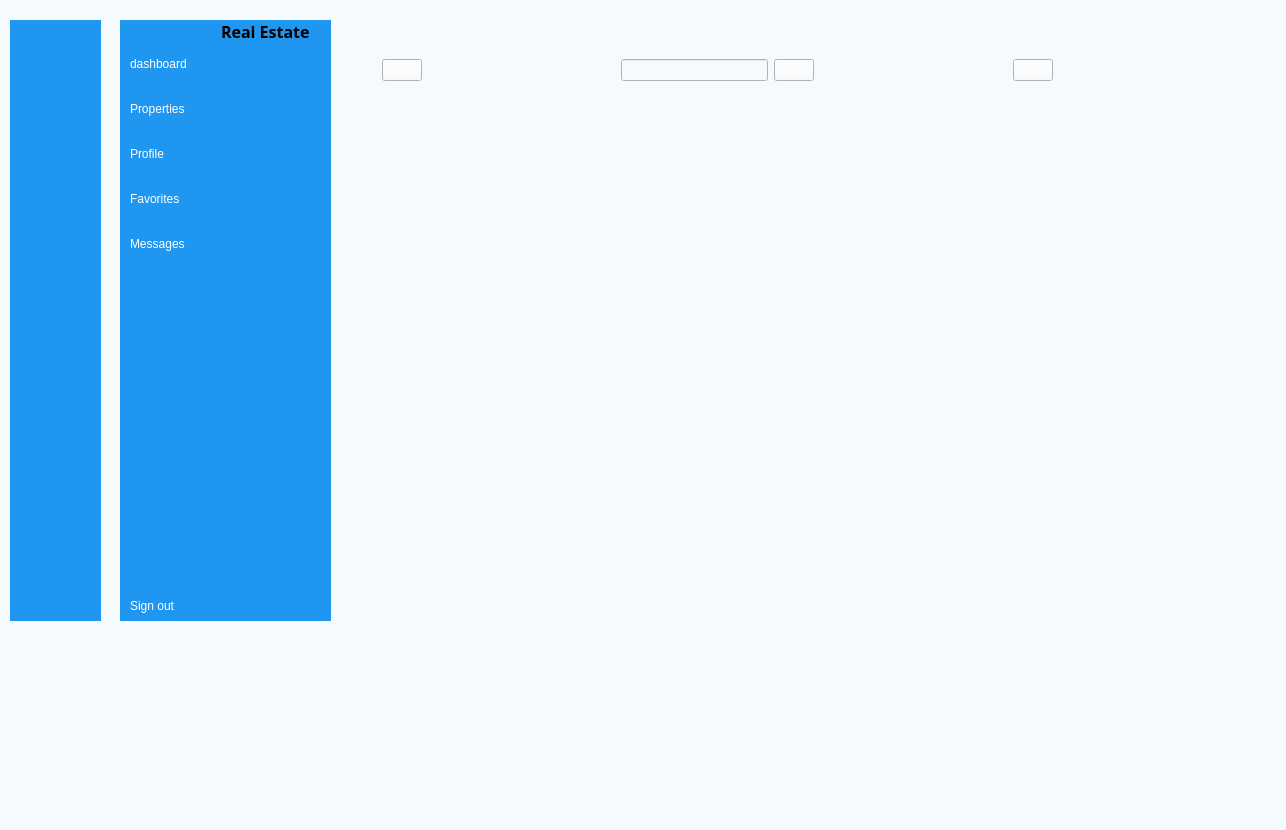
<?xml version="1.0" encoding="UTF-8"?>
<ui version="4.0">
 <class>AgentMenu</class>
 <widget class="QMainWindow" name="AgentMenu">
  <property name="geometry">
   <rect>
    <x>0</x>
    <y>0</y>
    <width>1286</width>
    <height>830</height>
   </rect>
  </property>
  <property name="minimumSize">
   <size>
    <width>1200</width>
    <height>830</height>
   </size>
  </property>
  <property name="windowTitle">
   <string>MainWindow</string>
  </property>
  <property name="styleSheet">
   <string notr="true">background-color: rgb(245, 250, 254);</string>
  </property>
  <widget class="QWidget" name="centralwidget">
   <widget class="QWidget" name="icon_name_widget" native="true">
    <property name="geometry">
     <rect>
      <x>120</x>
      <y>20</y>
      <width>211</width>
      <height>601</height>
     </rect>
    </property>
    <property name="styleSheet">
     <string notr="true">QWidget{
	
	background-color: rgb(31, 150, 239);
}

QPushButton{
	color:white;
	text-align:left;
	height:30px;
	font: 10pt &quot;PT Root UI&quot;;
	border:none;
	padding-left:10px;
}</string>
    </property>
    <layout class="QVBoxLayout" name="verticalLayout_4">
     <property name="rightMargin">
      <number>0</number>
     </property>
     <item>
      <layout class="QHBoxLayout" name="horizontalLayout_2">
       <property name="rightMargin">
        <number>15</number>
       </property>
       <item>
        <widget class="QLabel" name="label_2">
         <property name="text">
          <string/>
         </property>
         <property name="pixmap">
          <pixmap resource="res.qrc">:/white/icons/white/home.svg</pixmap>
         </property>
        </widget>
       </item>
       <item>
        <widget class="QLabel" name="label_3">
         <property name="font">
          <font>
           <family>PT Root UI</family>
           <pointsize>12</pointsize>
           <weight>75</weight>
           <bold>true</bold>
          </font>
         </property>
         <property name="text">
          <string>Real Estate</string>
         </property>
        </widget>
       </item>
      </layout>
     </item>
     <item>
      <layout class="QVBoxLayout" name="verticalLayout_2">
       <property name="spacing">
        <number>15</number>
       </property>
       <item>
        <widget class="QPushButton" name="pushButton_27">
         <property name="text">
          <string>dashboard</string>
         </property>
         <property name="icon">
          <iconset resource="res.qrc">
           <normaloff>:/icons2/icons/icon2/dashboard_white.png</normaloff>:/icons2/icons/icon2/dashboard_white.png</iconset>
         </property>
         <property name="checkable">
          <bool>true</bool>
         </property>
         <property name="autoExclusive">
          <bool>true</bool>
         </property>
        </widget>
       </item>
       <item>
        <widget class="QPushButton" name="pushButton_30">
         <property name="text">
          <string>Properties</string>
         </property>
         <property name="icon">
          <iconset resource="res.qrc">
           <normaloff>:/white/icons/white/search.svg</normaloff>:/white/icons/white/search.svg</iconset>
         </property>
         <property name="checkable">
          <bool>true</bool>
         </property>
         <property name="autoExclusive">
          <bool>true</bool>
         </property>
        </widget>
       </item>
       <item>
        <widget class="QPushButton" name="pushButton_29">
         <property name="text">
          <string>Profile</string>
         </property>
         <property name="icon">
          <iconset resource="res.qrc">
           <normaloff>:/icons2/icons/icon2/profile_white.png</normaloff>:/icons2/icons/icon2/profile_white.png</iconset>
         </property>
         <property name="checkable">
          <bool>true</bool>
         </property>
         <property name="autoExclusive">
          <bool>true</bool>
         </property>
        </widget>
       </item>
       <item>
        <widget class="QPushButton" name="pushButton_28">
         <property name="text">
          <string>Favorites</string>
         </property>
         <property name="icon">
          <iconset resource="res.qrc">
           <normaloff>:/white/icons/white/heart.svg</normaloff>:/white/icons/white/heart.svg</iconset>
         </property>
         <property name="checkable">
          <bool>true</bool>
         </property>
         <property name="autoExclusive">
          <bool>true</bool>
         </property>
        </widget>
       </item>
       <item>
        <widget class="QPushButton" name="pushButton_31">
         <property name="text">
          <string>Messages</string>
         </property>
         <property name="icon">
          <iconset resource="res.qrc">
           <normaloff>:/icons2/icons/icon2/messages_white.png</normaloff>:/icons2/icons/icon2/messages_white.png</iconset>
         </property>
         <property name="checkable">
          <bool>true</bool>
         </property>
         <property name="autoExclusive">
          <bool>true</bool>
         </property>
        </widget>
       </item>
      </layout>
     </item>
     <item>
      <spacer name="verticalSpacer_2">
       <property name="orientation">
        <enum>Qt::Vertical</enum>
       </property>
       <property name="sizeHint" stdset="0">
        <size>
         <width>20</width>
         <height>247</height>
        </size>
       </property>
      </spacer>
     </item>
     <item>
      <widget class="QPushButton" name="pushButton_7">
       <property name="text">
        <string>Sign out</string>
       </property>
       <property name="icon">
        <iconset resource="res.qrc">
         <normaloff>:/icons2/icons/icon2/log_out_white.png</normaloff>:/icons2/icons/icon2/log_out_white.png</iconset>
       </property>
      </widget>
     </item>
    </layout>
   </widget>
   <widget class="QWidget" name="main_menu" native="true">
    <property name="geometry">
     <rect>
      <x>370</x>
      <y>20</y>
      <width>691</width>
      <height>601</height>
     </rect>
    </property>
    <widget class="QWidget" name="header_widget" native="true">
     <property name="geometry">
      <rect>
       <x>12</x>
       <y>10</y>
       <width>671</width>
       <height>81</height>
      </rect>
     </property>
     <layout class="QHBoxLayout" name="horizontalLayout_4">
      <item>
       <widget class="QPushButton" name="pushButton_19">
        <property name="text">
         <string/>
        </property>
        <property name="icon">
         <iconset resource="res.qrc">
          <normaloff>:/icons2/icons/icon2/menu.png</normaloff>:/icons2/icons/icon2/menu.png</iconset>
        </property>
        <property name="checkable">
         <bool>true</bool>
        </property>
       </widget>
      </item>
      <item>
       <spacer name="horizontalSpacer_2">
        <property name="orientation">
         <enum>Qt::Horizontal</enum>
        </property>
        <property name="sizeHint" stdset="0">
         <size>
          <width>168</width>
          <height>20</height>
         </size>
        </property>
       </spacer>
      </item>
      <item>
       <layout class="QHBoxLayout" name="horizontalLayout">
        <item>
         <widget class="QLineEdit" name="lineEdit"/>
        </item>
        <item>
         <widget class="QPushButton" name="pushButton_20">
          <property name="text">
           <string/>
          </property>
          <property name="icon">
           <iconset resource="res.qrc">
            <normaloff>:/icons2/icons/icon2/search.png</normaloff>:/icons2/icons/icon2/search.png</iconset>
          </property>
         </widget>
        </item>
       </layout>
      </item>
      <item>
       <spacer name="horizontalSpacer">
        <property name="orientation">
         <enum>Qt::Horizontal</enum>
        </property>
        <property name="sizeHint" stdset="0">
         <size>
          <width>168</width>
          <height>20</height>
         </size>
        </property>
       </spacer>
      </item>
      <item>
       <widget class="QPushButton" name="pushButton_21">
        <property name="text">
         <string/>
        </property>
        <property name="icon">
         <iconset resource="res.qrc">
          <normaloff>:/icons2/icons/icon2/image.png</normaloff>:/icons2/icons/icon2/image.png</iconset>
        </property>
       </widget>
      </item>
     </layout>
    </widget>
    <widget class="SlideAniStackedWidget" name="SlideAniStackedWidget">
     <property name="geometry">
      <rect>
       <x>30</x>
       <y>120</y>
       <width>611</width>
       <height>441</height>
      </rect>
     </property>
     <widget class="QWidget" name="page"/>
    </widget>
   </widget>
   <widget class="QWidget" name="icon_name_widget_2" native="true">
    <property name="geometry">
     <rect>
      <x>10</x>
      <y>20</y>
      <width>91</width>
      <height>601</height>
     </rect>
    </property>
    <property name="styleSheet">
     <string notr="true">QWidget{
	
	background-color: rgb(31, 150, 239);
}

QPushButton{
	color:white;
	height:30px;
	border:none;
	font: 10pt &quot;PT Root UI&quot;;
}</string>
    </property>
    <layout class="QVBoxLayout" name="verticalLayout_3">
     <item>
      <layout class="QHBoxLayout" name="horizontalLayout_3">
       <item>
        <widget class="QLabel" name="label_4">
         <property name="text">
          <string/>
         </property>
         <property name="pixmap">
          <pixmap resource="res.qrc">:/white/icons/white/home.svg</pixmap>
         </property>
        </widget>
       </item>
      </layout>
     </item>
     <item>
      <layout class="QVBoxLayout" name="verticalLayout">
       <property name="spacing">
        <number>15</number>
       </property>
       <item>
        <widget class="QPushButton" name="pushButton_16">
         <property name="text">
          <string/>
         </property>
         <property name="icon">
          <iconset resource="res.qrc">
           <normaloff>:/icons2/icons/icon2/dashboard_white.png</normaloff>:/icons2/icons/icon2/dashboard_white.png</iconset>
         </property>
         <property name="checkable">
          <bool>true</bool>
         </property>
         <property name="autoExclusive">
          <bool>true</bool>
         </property>
        </widget>
       </item>
       <item>
        <widget class="QPushButton" name="pushButton_13">
         <property name="text">
          <string/>
         </property>
         <property name="icon">
          <iconset resource="res.qrc">
           <normaloff>:/white/icons/white/search.svg</normaloff>:/white/icons/white/search.svg</iconset>
         </property>
         <property name="checkable">
          <bool>true</bool>
         </property>
         <property name="autoExclusive">
          <bool>true</bool>
         </property>
        </widget>
       </item>
       <item>
        <widget class="QPushButton" name="pushButton_15">
         <property name="text">
          <string/>
         </property>
         <property name="icon">
          <iconset resource="res.qrc">
           <normaloff>:/icons2/icons/icon2/profile_white.png</normaloff>:/icons2/icons/icon2/profile_white.png</iconset>
         </property>
         <property name="checkable">
          <bool>true</bool>
         </property>
         <property name="autoExclusive">
          <bool>true</bool>
         </property>
        </widget>
       </item>
       <item>
        <widget class="QPushButton" name="pushButton_17">
         <property name="text">
          <string/>
         </property>
         <property name="icon">
          <iconset resource="res.qrc">
           <normaloff>:/white/icons/white/heart.svg</normaloff>:/white/icons/white/heart.svg</iconset>
         </property>
         <property name="checkable">
          <bool>true</bool>
         </property>
         <property name="autoExclusive">
          <bool>true</bool>
         </property>
        </widget>
       </item>
       <item>
        <widget class="QPushButton" name="pushButton_14">
         <property name="text">
          <string/>
         </property>
         <property name="icon">
          <iconset resource="res.qrc">
           <normaloff>:/icons2/icons/icon2/messages_white.png</normaloff>:/icons2/icons/icon2/messages_white.png</iconset>
         </property>
         <property name="checkable">
          <bool>true</bool>
         </property>
         <property name="autoExclusive">
          <bool>true</bool>
         </property>
        </widget>
       </item>
      </layout>
     </item>
     <item>
      <spacer name="verticalSpacer_3">
       <property name="orientation">
        <enum>Qt::Vertical</enum>
       </property>
       <property name="sizeHint" stdset="0">
        <size>
         <width>20</width>
         <height>247</height>
        </size>
       </property>
      </spacer>
     </item>
     <item>
      <widget class="QPushButton" name="pushButton_18">
       <property name="text">
        <string/>
       </property>
       <property name="icon">
        <iconset resource="res.qrc">
         <normaloff>:/icons2/icons/icon2/log_out_white.png</normaloff>:/icons2/icons/icon2/log_out_white.png</iconset>
       </property>
      </widget>
     </item>
    </layout>
   </widget>
  </widget>
 </widget>
 <customwidgets>
  <customwidget>
   <class>SlideAniStackedWidget</class>
   <extends>QStackedWidget</extends>
   <header>qfluentwidgetspro</header>
   <container>1</container>
  </customwidget>
 </customwidgets>
 <resources>
  <include location="res.qrc"/>
 </resources>
 <connections/>
</ui>
